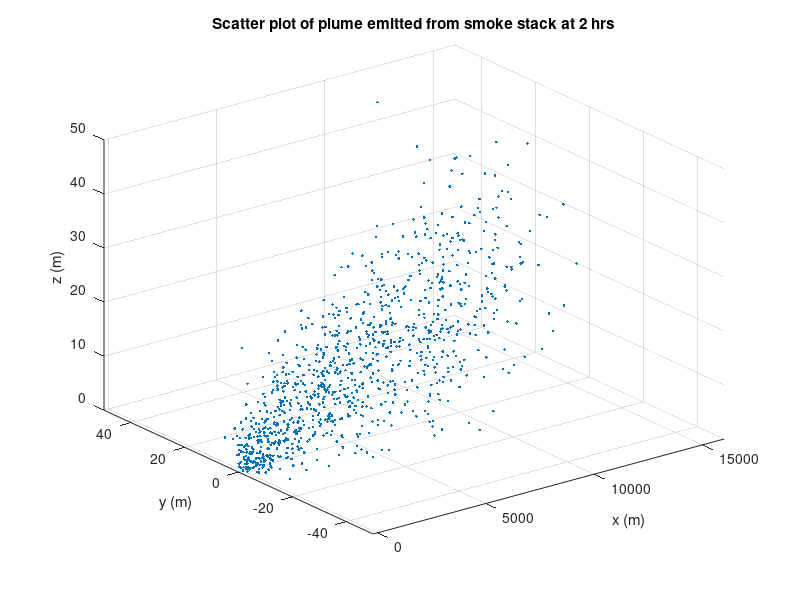
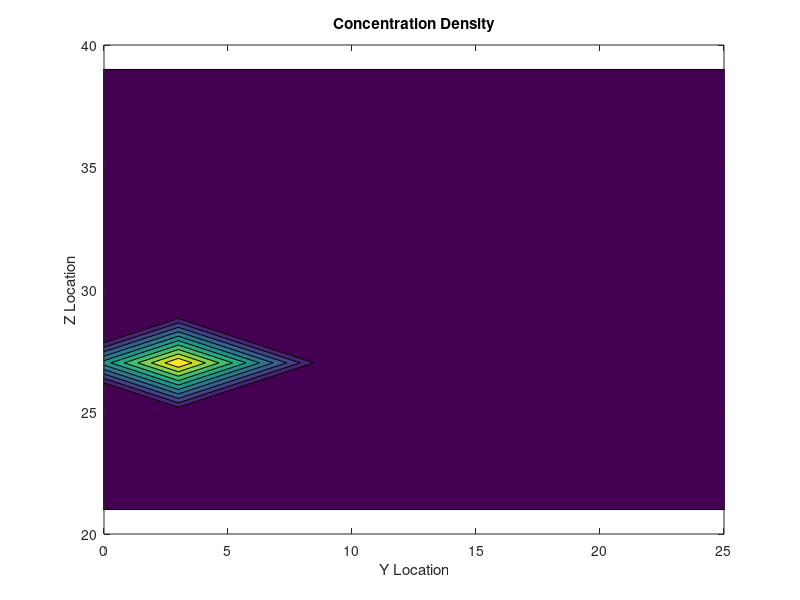

MATLAB code to generate these figures, in order:
%Julie Harrow
%1.020 Problem Set5: Problem 3B 


% Simulation time
dt = 0.02; % time step (hours)
T = 100; % time steps
time = 0:dt:T*dt; %simulation time vector
%------------------------------------------

%------------------------------------------
% particles emitted over time step dt
emitted = 10;

% Dispersion coefficient
Dx = 40; % x dispersion coef (m2/hr)
Dy = 40; % y dispersion coef
Dz = 40; % z dispersion coef
dx = sqrt(2*Dx*dt);  % x displacement length scale (epsilon X)
dy = sqrt(2*Dy*dt);  % y displacement (epsilon Y)
dz = sqrt(2*Dz*dt);  % z displacement (epsilon Z)

% particle initialization
x = zeros(1,emitted*T); %Xn
y = zeros(1,emitted*T); %Yn
z = zeros(1,emitted*T); %Zn 

figure(1)
b = 0.1; % mean displacement to account for buoyancy

%Adding velocity
vx_0 = 4500; %m/hr
z_0 = 2; %m
vz = 0; %z mean velocity

for t=1:T
    
    % Velocity Vector in the x direction
    vx = vx_0 * ((z(1,1:t*emitted))/z_0).^0.15;
    
    % Random Variance; Omega
    omegaX = sqrt(3)*unifrnd(-1,1,1,t*emitted); 
    omegaY = sqrt(3)*unifrnd(-1,1,1,t*emitted);
    omegaZ = sqrt(3)*(b + unifrnd(-1,1,1,t*emitted));
    
    % Location Vectors
    x(1,1:t*emitted) = x(1,1:t*emitted) + vx*dt + dx*omegaX(1:t*emitted);
    y(1,1:t*emitted) = y(1,1:t*emitted) + dy*omegaY(1:t*emitted);
    z(1,1:t*emitted) = z(1,1:t*emitted) + dz*omegaZ(1:t*emitted);
    
    %Reflective boundary  
    z = abs(z);   
    
    % Create 3D scatter plot
    scatter3(x,y,z,'.'); 
    
    % Define axis limits
    xlim([-200 16000]);
    ylim([-50 50]);
    zlim([0 50]);
    title(['time=',num2str(t)])
    pause(0.1);
end
title('Scatter plot of plume emitted from smoke stack at 2 hrs')
xlabel('x (m)'),ylabel('y (m)'),zlabel('z (m)');

% Y and Z grid boundaries

zmin = 20;
zmax = 40;
ymin = -30;
ymax = 30;
gridy(1) = ymin;
gridz(1) = zmin;
ngrid =10;
delty = (ymax - ymin) / ngrid; %width of each cell
deltz = (zmax - zmin) / ngrid; %height of each cell

for i = 1:ngrid
    gridy(i+1) = gridy(i) + delty;
    gridz(i+1) = gridz(i) + deltz;
    ycontour(i) = (gridy(i) + gridy(i+1))/2; %middle y location of cell
    zcontour(i) = (gridz(i) + gridz(i+1))/2; %middle z location of cell
end

% particle counting in each grid
for iy = 1:ngrid
    for iz = 1:ngrid
        ccontour(iy,iz) = sum((y>=gridy(iy)) & (y<=gridy(iy)+1)&...
            (z>=gridz(iz)) & (z<=gridz(iz+1)) & ((x>=6000)&(x<=8000)));
    end
end



figure(2)
contourf(ycontour,zcontour,ccontour) %create contour plot
xlim([0,25])  %Setting border limits in x direction
ylim([20,40]) %Setting border limits in y direction
title('Concentration Density')
xlabel('Y Location')
ylabel('Z Location')
        
    
    